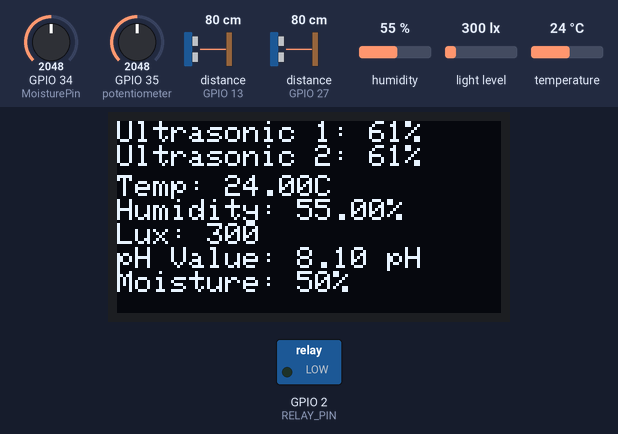
Simulated run of this program. Board: ESP32. Shown: 128×64 one-colour display, switched loads named in the program (green lamp = pin HIGH). Wiring (from diagram.json): 2 × ultrasonic range finder: trigger GPIO 4, echo GPIO 13 / trigger GPIO 12, echo GPIO 27. Inputs (shaded band) come from the test bench; at power-on: distance to the obstacle (sensors on GPIO 27, GPIO 13) 80 cm, humidity 55 %, light level 300 lx, GPIO 34 (MoisturePin) = 2048, GPIO 35 (potentiometer) = 2048, temperature 24 °C. The echo pulse lasts 58.3 µs per cm; WiFi joins after 1.5 s; servers stay silent unless stated; uploads are accepted with an empty reply; pins used as bus, display or sensor lines are not drawn; what the program prints to the serial monitor is not drawn.

Above: at 10.3 s.
10.4 s: distance to the obstacle (sensor on GPIO 27) set to 176 cm
At 12.7 s:
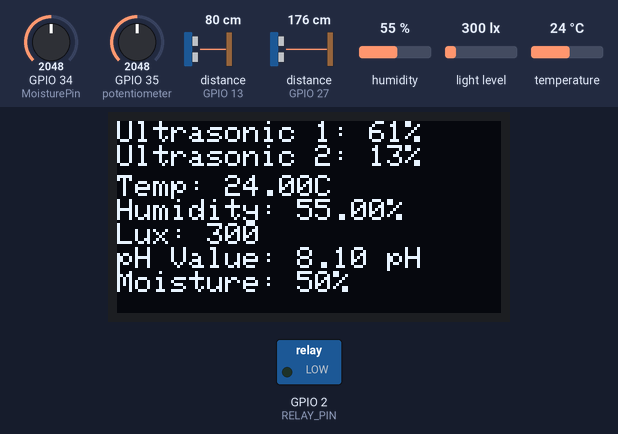
13.0 s: distance to the obstacle (sensor on GPIO 27) set to 184 cm
At 14.1 s:
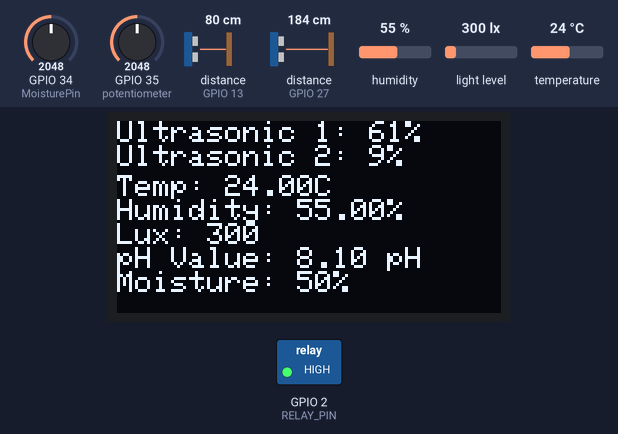
15.1 s: distance to the obstacle (sensor on GPIO 13) set to 2 cm
At 16.5 s:
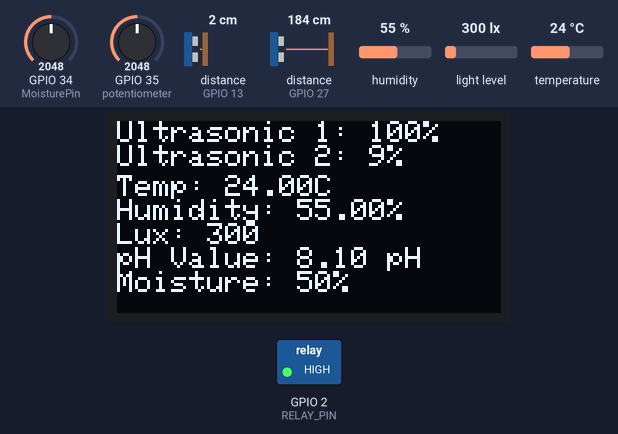
17.2 s: humidity set to 22 %
At 18.7 s:
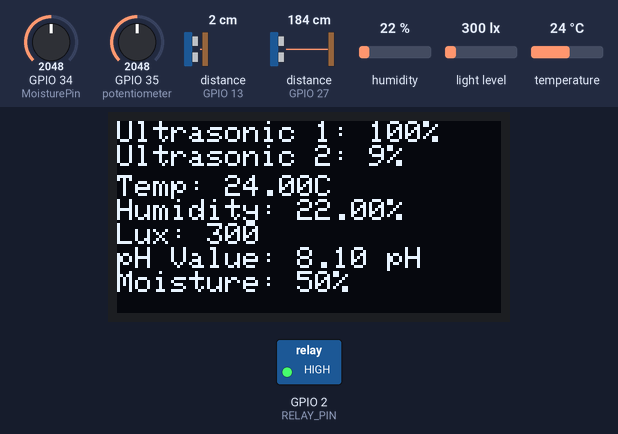
19.3 s: light level set to 40 lx
At 20.9 s:
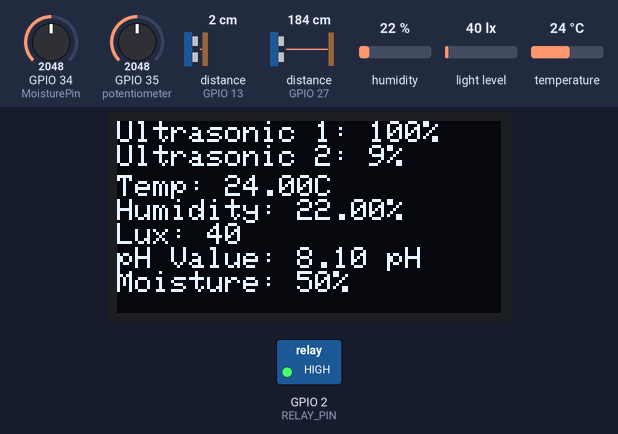
21.4 s: GPIO 34 (MoisturePin) set to 2866
Timing chart, 0 to 24.4 s (numbered marks = the images above; inputs shaded):
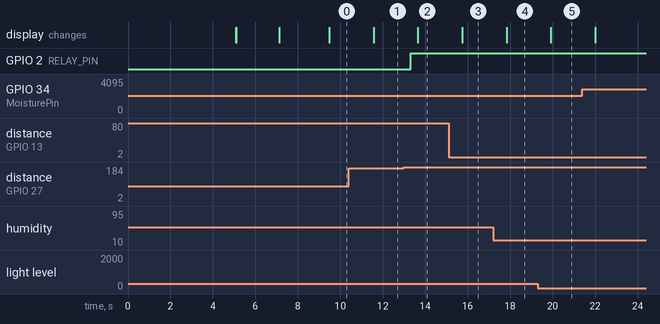

The program:

main.cpp
```cpp
#include <Wire.h>
#include <Adafruit_SSD1306.h>
#include <DHT.h>
#include <BH1750.h>
#include "welcome.h"
#include "wifiSetup.h"
#include "ph.h"
#include "ldr.h"
#include "dht22.h"
#include "moisture.h"
#include "ultrasonic.h"
#include "sendData.h"
// OLED dimensions
#define SCREEN_WIDTH 128
#define SCREEN_HEIGHT 64
Adafruit_SSD1306 display(SCREEN_WIDTH, SCREEN_HEIGHT, &Wire, -1);

void setup()
{
    Serial.begin(115200);

    welcome();
    wifiSetup();
    setupLDRSensor();
    initDHT();
    initUltrasonic();
    delay(2000); // Display splash screen
}

void loop()
{
    display.clearDisplay();
    analyzeGate();
    displayDHTVal();
    displayLux();
    ph_Sensor();
    displayMoistureLevel();
    display.display();
    sendData(lux, moisture, ph_act, lastTemp, lastHumid);
    delay(500); // Wait for 2 seconds before next reading
}
```

dht22.h
```cpp
#include <DHT.h>
#define DHTPIN 14
#define DHTTYPE DHT22
DHT dht(DHTPIN, DHTTYPE);

float lastHumid = 0;
float humid;

float lastTemp = 0;
float temp;

void initDHT()
{
  dht.begin();
}

float getHumid()
{
  humid = dht.readHumidity();

  if (isnan(humid))
  {
    Serial.println("Humidity reading is NaN, using last valid value.");
    return lastHumid;
  }
  else
  {
    lastHumid = humid;
    return humid;
  }
}

float getTemp()
{
  temp = dht.readTemperature();

  if (isnan(temp))
  {
    Serial.println("Temp reading is NaN, using last valid value.");
    return lastTemp;
  }
  else
  {
    lastTemp = temp;
    return temp;
  }
}

void displayDHTVal()
{
  display.setCursor(0, 18);
  display.print("Temp: ");
  display.print(getTemp());
  display.println("C  ");
  display.setCursor(0, 26);
  display.print("Humidity: ");
  display.print(getHumid());
  display.println("%  ");
}
```

ldr.h
```cpp
#ifndef LDR_H
#define LDR_H
#include <Wire.h>
#include <BH1750.h>
BH1750 lightMeter;

void setupLDRSensor()
{
  Wire.begin();
  lightMeter.begin();
  Serial.println(F("BH1750 Test begin"));
}
int lux;
int getLightLevel()
{
  lux = lightMeter.readLightLevel();
  return lux;
}

void displayLux()
{
  lux = getLightLevel();
  display.setCursor(0, 34);
  display.print("Lux: ");
  display.println(lux);
}
#endif
```

moisture.h
```cpp
#ifndef MOISTURE_H
#define MOISTURE_H
#include <Arduino.h>
#define MoisturePin 34
#include <Adafruit_SSD1306.h>
extern Adafruit_SSD1306 display;

int moisture;

int getMoistureLevel() {
  int moistureValue = analogRead(MoisturePin);
  int moisturePercent = map(moistureValue, 4095, 2, 0, 100);
  moisturePercent = constrain(moisturePercent, 0, 100);
  return moisturePercent;
}

void displayMoistureLevel() {
  moisture = getMoistureLevel();
  display.setCursor(0, 50);
  display.print("Moisture: ");
  display.print(moisture);
  display.println("%");
}
#endif
```

ph.h
```cpp
#include <Arduino.h>

float calibration_value = 18.20 - 0.7;
int phval = 0;
unsigned long int avgval;
int buffer_arr[10], temporary;
float ph_act;

namespace pin
{
  const byte ph_sensor = 35;
}

void ph_Sensor()
{
  // Collect pH sensor data
  for (int i = 0; i < 10; i++)
  {
    buffer_arr[i] = analogRead(pin::ph_sensor);
    delay(30);
  }

  // Sort sensor readings
  for (int i = 0; i < 9; i++)
  {
    for (int j = i + 1; j < 10; j++)
    {
      if (buffer_arr[i] > buffer_arr[j])
      {
        temporary = buffer_arr[i];
        buffer_arr[j] = temporary;
        buffer_arr[i] = buffer_arr[j];
      }
    }
  }

  avgval = 0;
  for (int i = 2; i < 8; i++)
  {
    avgval += buffer_arr[i];
  }
  float volt = (float)avgval * 3.3 / 4096.0 / 6;
  ph_act = -5.7 * volt + calibration_value;
  display.setCursor(0, 42);
  display.print("pH Value: ");
  display.print(ph_act);
  display.println(" pH");
}
```

sendData.h
```cpp
#ifndef SEND_DATA_H
#define SEND_DATA_H

#include <HTTPClient.h>
#include <ArduinoJson.h>

const String POST_API_URL = "https://xtine-rice-monitoring.bytevortexz.com/api/esp32/send_data";
const String POST_DEVICE_ID = "AGRIX00001";

bool sendData(float light, float moisture, float ph, float temp, float humid)
{
    // Prepare JSON payload
    DynamicJsonDocument doc(1024);
    doc["device_id"] = POST_DEVICE_ID;
    doc["light"] = String(light, 1);
    doc["moisture"] = String(moisture, 1);
    doc["ph"] = String(ph, 1);
    doc["temp"] = String(temp);
    doc["humid"] = String(humid);


    String requestBody;
    serializeJson(doc, requestBody);

    // Setup HTTP client
    HTTPClient http;
    http.begin(POST_API_URL);
    http.addHeader("Content-Type", "application/json");

    int httpResponseCode = http.POST(requestBody);
    bool success = (httpResponseCode > 0);

    if (success)
    {
        Serial.printf("Data sent successfully, response code: %d\n", httpResponseCode);
    }
    else
    {
        Serial.printf("Error on HTTP request, code: %d\n", httpResponseCode);
    }

    http.end();

    return success;
}

#endif // SEND_DATA_H
```

ultrasonic.h
```cpp
#include <Arduino.h>
#include <Adafruit_SSD1306.h>
extern Adafruit_SSD1306 display;

#define TRIG_PIN_1 4   // Trigger pin for ultrasonic 1
#define ECHO_PIN_1 13  // Echo pin for ultrasonic 1
#define TRIG_PIN_2 12  // Trigger pin for ultrasonic 2
#define ECHO_PIN_2 27  // Echo pin for ultrasonic 2
#define RELAY_PIN 2   // Relay control pin for gate

long duration1, duration2;
int distance1, distance2;

long getDistance(int trigPin, int echoPin)
{
    // Send a 10µs pulse to trigger the ultrasonic sensor
    digitalWrite(trigPin, LOW);
    delayMicroseconds(2);
    digitalWrite(trigPin, HIGH);
    delayMicroseconds(10);
    digitalWrite(trigPin, LOW);

    // Read the duration of the echo pulse
    long duration = pulseIn(echoPin, HIGH);

    // Calculate the distance (in cm)
    long distance = duration * 0.0344 / 2;
    return distance;
}

void initUltrasonic()
{
    pinMode(TRIG_PIN_1, OUTPUT);
    pinMode(ECHO_PIN_1, INPUT);
    pinMode(TRIG_PIN_2, OUTPUT);
    pinMode(ECHO_PIN_2, INPUT);
    pinMode(RELAY_PIN, OUTPUT);
    digitalWrite(RELAY_PIN, LOW);  // Turn off relay initially
}

// Function to calculate water level percentage
int calculateWaterLevelPercent(long distance)
{
    // Empty distance = 200 cm, Full distance = 2 cm
    long minDistance = 2;   // Full tank distance in cm
    long maxDistance = 200; // Empty tank distance in cm

    // Calculate the percentage (100% = full, 0% = empty)
    int waterLevelPercent = map(distance, minDistance, maxDistance, 100, 0);

    // Ensure the value is within valid bounds (0 to 100%)
    waterLevelPercent = constrain(waterLevelPercent, 0, 100);

    return waterLevelPercent;
}

void analyzeGate()
{
    distance1 = getDistance(TRIG_PIN_1, ECHO_PIN_1);
    distance2 = getDistance(TRIG_PIN_2, ECHO_PIN_2);

    int waterLevel1 = calculateWaterLevelPercent(distance1);  // Water level in percent for ultrasonic 1
    int waterLevel2 = calculateWaterLevelPercent(distance2);  // Water level in percent for ultrasonic 2

    display.setCursor(0, 0);
    display.print("Ultrasonic 1: ");
    display.print(waterLevel1);
    display.println("%");
    display.print("Ultrasonic 2: ");
    display.print(waterLevel2);
    display.println("%");

    // If both ultrasonic sensors have 0% water level, do not turn on the relay
    if (waterLevel1 == 0 && waterLevel2 == 0)
    {
        Serial.println("Waiting for Ultrasonic 1 to fill");
        digitalWrite(RELAY_PIN, LOW);
    }
    else if (waterLevel1 >= 90 && waterLevel2 <= 10)  // Relay ON when 1st is full and 2nd is empty
    {
        digitalWrite(RELAY_PIN, HIGH);
        Serial.println("Relay ON");
    }
    else if (waterLevel2 <= 10)  // Relay ON when 2nd is empty
    {
        digitalWrite(RELAY_PIN, HIGH);
        Serial.println("Relay ON");
    }
    else if (waterLevel2 >= 90)  // Relay OFF when 2nd is full
    {
        digitalWrite(RELAY_PIN, LOW);
        Serial.println("Relay OFF");
    }
    else
    {
        digitalWrite(RELAY_PIN, LOW);  // Ensure relay is OFF if no conditions are met
        Serial.println("Relay OFF");
    }

}
```

welcome.h
```cpp
#include <Adafruit_SSD1306.h>

extern Adafruit_SSD1306 display;


#define SCREEN_WIDTH 128
#define SCREEN_HEIGHT 64

#define OLED_RESET -1
#define SCREEN_ADDRESS 0x3C

void welcome() {
  if (!display.begin(SSD1306_SWITCHCAPVCC, SCREEN_ADDRESS)) {
    Serial.println(F("SSD1306 allocation failed"));
    for (;;)
      ;
  }

  display.clearDisplay();
  display.setTextSize(1);
  display.setTextColor(WHITE);
  display.setCursor((128 - (6 * 10)) / 2, 10);
  display.println("Welcome to");

  display.setCursor((128 - (6 * 10)) / 2, 25);
  display.println("Smart Rice");

  display.setCursor((128 - (6 * 17)) / 2, 40);
  display.println("Monitoring System");

  display.display();
  delay(5000);

  display.clearDisplay();
  display.display();
}
```

wifiSetup.h
```cpp
#include <Adafruit_SSD1306.h>
#include <WiFi.h> // Include WiFi library for ESP32/ESP8266

extern Adafruit_SSD1306 display;

void wifiSetup() {
  const char* ssid = "Wokwi-GUEST";
  const char* password = "";
  const int channel = 6;

  display.clearDisplay();
  display.setTextSize(1);
  display.setTextColor(SSD1306_WHITE);
  display.setCursor(0, 0);

  display.println("Connecting to WiFi...");
  display.display();

  WiFi.begin(ssid, password, channel);

  unsigned long startTime = millis();
  while (millis() - startTime < 10000) {
    if (WiFi.status() == WL_CONNECTED) {
      Serial.println("WiFi connected!");

      display.clearDisplay();
      display.setCursor(0, 0);
      display.println("WiFi Connected!");
      display.println("IP Address:");
      display.println(WiFi.localIP());
      display.display();

      return; // Exit the function once connected
    }
    delay(1000); // Wait 1 second before checking again
    Serial.print(".");
  }

  // If connection failed
  Serial.println("WiFi connection failed!");

  display.clearDisplay();
  display.setCursor(0, 0);
  display.println("WiFi Connection Failed!");
  display.display();
}
```

Measured:
- the behaviour switches between 180 and 181 cm on distance to the obstacle (sensor on GPIO 27) (found by bisection; images 1 and 2)
- after the input at 10.4 s, the display: changes after 1.2 s (image 1)
- after the input at 13.0 s, GPIO 2 (RELAY_PIN): LOW → HIGH after 0.33 s; the display: changes after 0.66 s (image 2)
- after the input at 15.1 s, the display: changes after 0.65 s (image 3)
- after the input at 17.2 s, the display: changes after 0.63 s (image 4)
- after the input at 19.3 s, the display: changes after 0.62 s (image 5)
